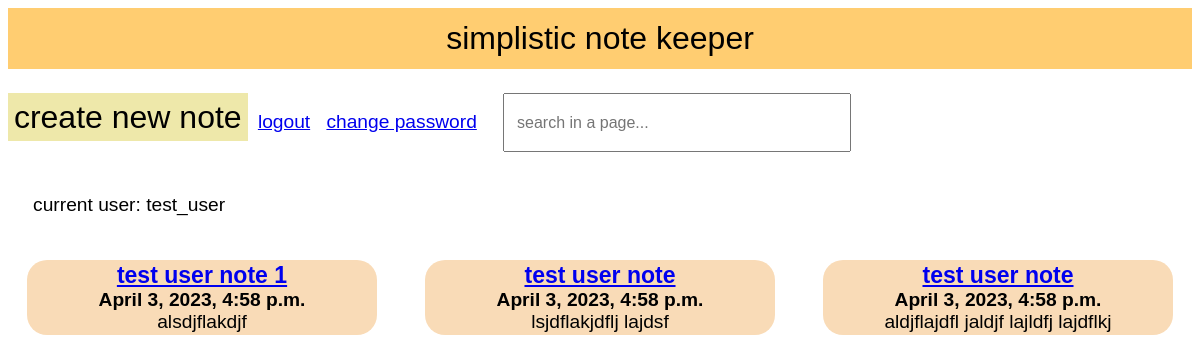
/ (signed in), run on an earlier commit of the app's database.
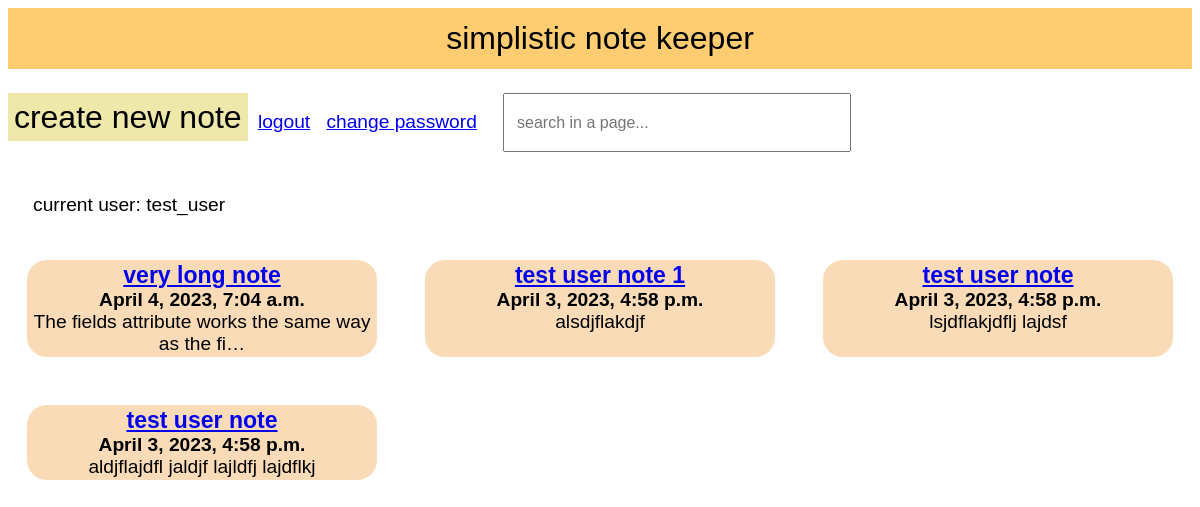
And on a later commit of the database.
### note_app/models.py (models this page shows, shortened)
class NoteModel(models.Model):
    date_created = models.DateTimeField(default=now())
    note_name = models.CharField(max_length=50, default="")
    note_text = models.TextField(max_length=500)
    user = models.ForeignKey(User, default="", null=True, blank=True, on_delete=models.CASCADE)

### note_app/views.py (the view)
class NoteListView(ListView):
    model = NoteModel
    paginate_by = 12
    template_name = "note_list.html"
    def get_queryset(self):
        if self.request.user.is_authenticated:
            return NoteModel.objects.order_by("-date_created").filter(user=self.request.user)
        else:
            return NoteModel.objects.none()

### note_app/templates/note_list.html
{% extends "base.html" %}
{% block content %}
<a class="button_link" href="{% url 'create_note' %}">create new note</a>
{% if user.is_authenticated %}
    <a href="{% url 'logout' %}">logout</a>
    <a href="{% url 'password_change' %}">change password</a>
{% else %}
    <a href="{% url 'signup' %}">signup / </a>
    <a href="{% url 'login' %}">login / </a>
{% endif %}
<input id="searchbar" onkeyup="search_note()" type="text" name="search" placeholder="search in a page...">
<p>current user:
    {% if user.is_authenticated %}
        {{ user.username }}
    {% else %}
        visitor
    {% endif %}
</p>
{% if user.is_authenticated  %}
    <div class="wrapper">
    {% for note in object_list %}
        <div class="note">
            <span class="bold">
            <a href="{% url 'note_detail' note.pk %}">
            {{ note.note_name }}
            </a>
            <br>
            {{ note.date_created }}
            <br>
            </span>
            {{ note.note_text|truncatechars:50}}
            <br>
        </div>
    {% endfor %}
    </div>
{% endif %}
{% endblock %}

What changed in the data, as far as the page shows it:
added NoteModel: note_name "very long note", date_created "April 4, 2023, 7:04 a.m.", note_text "The fields attribute works the same way as the fi…"
